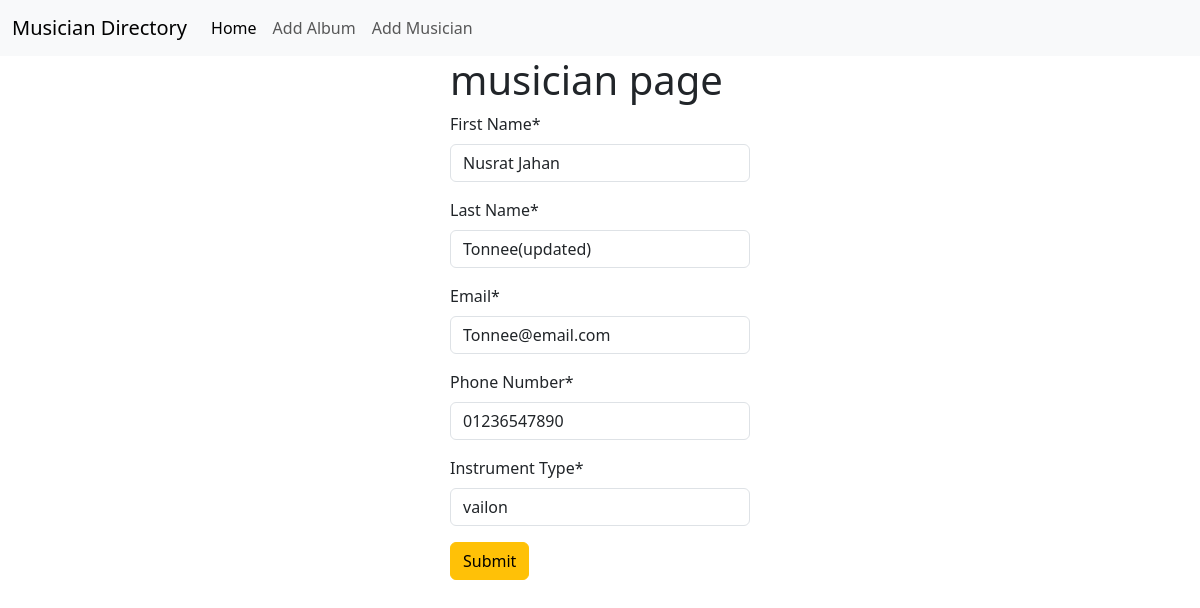
The page /musician/edit/2 on the database its author committed.
### musician/models.py (models this page shows, shortened)
class Musician(models.Model):
    First_Name = models.CharField(max_length=30)
    Last_Name = models.CharField(max_length=30)
    Email = models.EmailField()
    phone_Number = models.CharField(max_length=12)
    Instrument_Type = models.CharField(max_length=30)

### musician/views.py (the view)
# urls.py: path('edit/<int:id>',views.edit_musician,name="edit_musician"),
def edit_musician(request,id):
    musician = Musician.objects.get(pk=id)
    musician_form = AddMusician(instance=musician)
    if request.method == 'POST':
        musician_form = AddMusician(request.POST, instance=musician)
        if musician_form.is_valid():
            musician_form.save()
            return redirect('home_page')
    return render(request,'musician.html',{'form' : musician_form})

### musician/forms.py
class AddMusician(forms.ModelForm):
    class Meta:
        model = Musician
        fields = '__all__'

### musician/templates/musician.html (shortened to what this page needs)
{% extends 'base.html' %}
{%  load crispy_forms_tags %}
{% block content %}
<form style="width: 25%; margin: auto;" method="post">
    <h1>musician page</h1>
    {{form | crispy}}
    <button class="btn btn-warning">Submit</button>
</form>
{% endblock %}

### rows shown on the page
Musician: First_Name "Nusrat Jahan", Last_Name "Tonnee(updated)", Email "Tonnee@email.com", phone_Number "01236547890", Instrument_Type "vailon"
